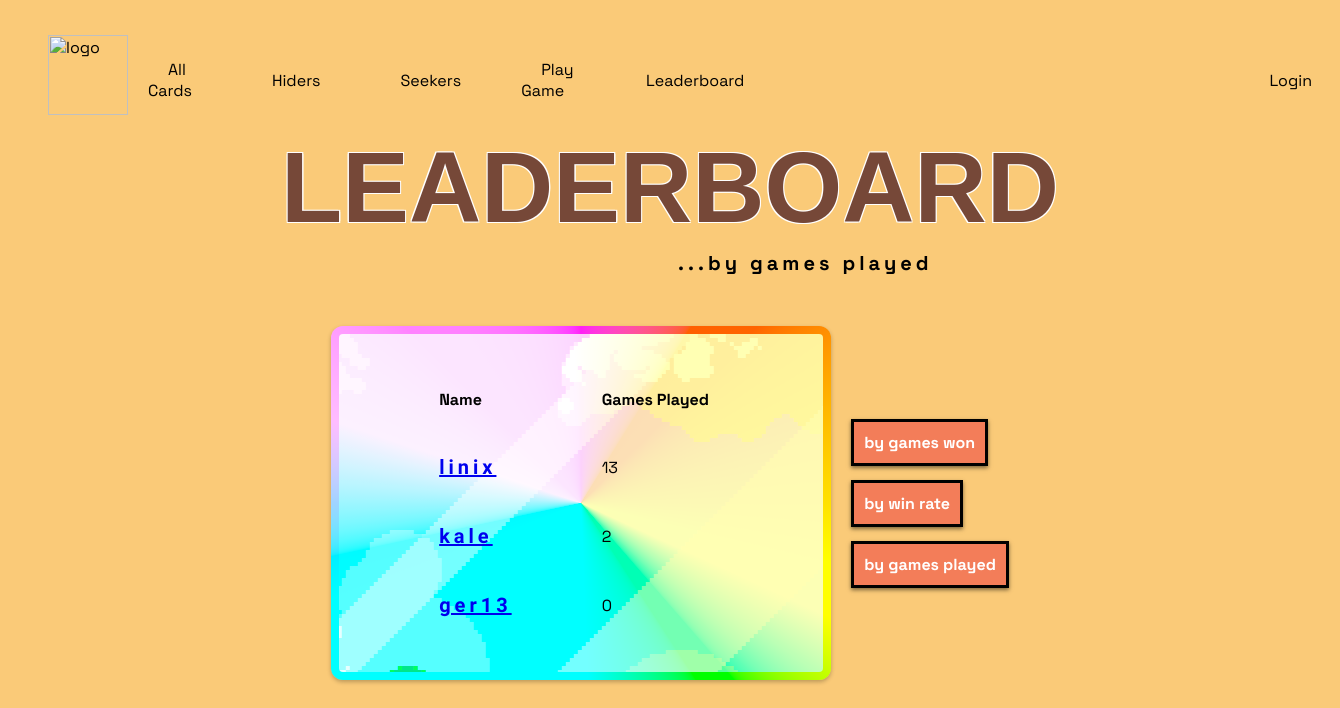
Before: /leaderboard_by_games_played/ with the older database file.
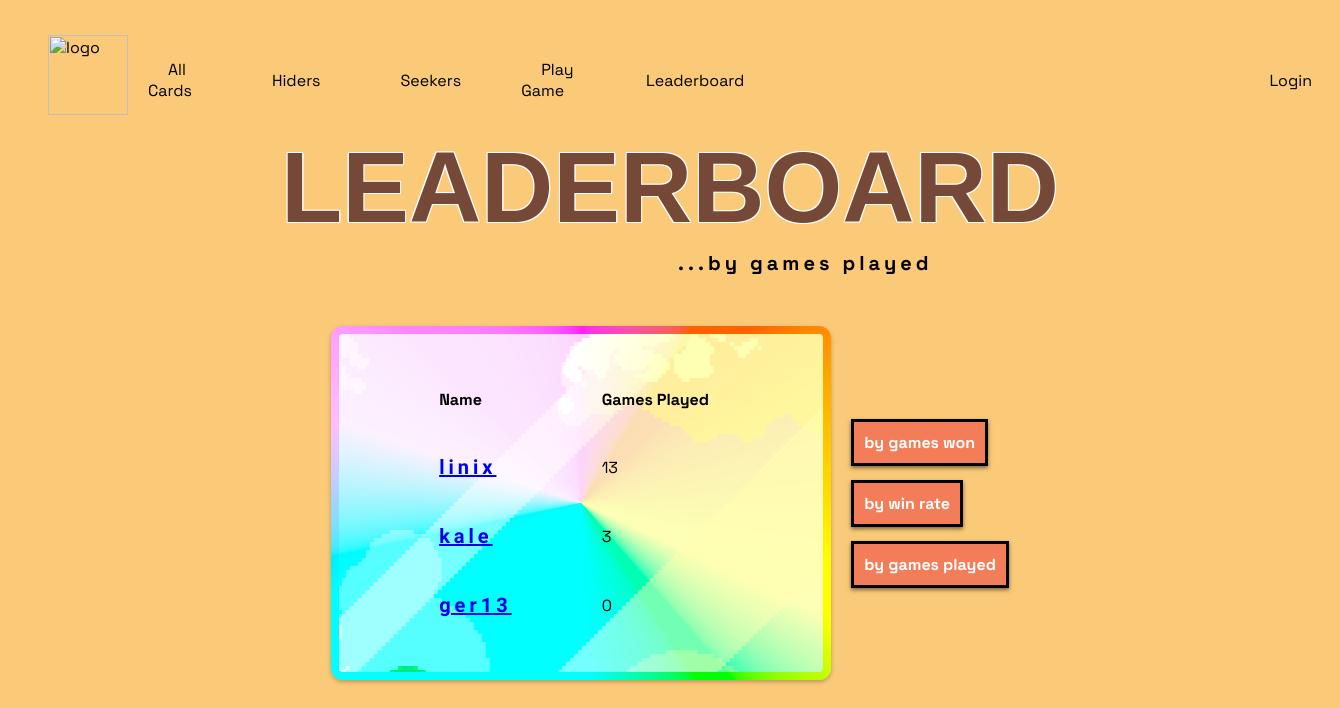
After: the same page with the newer database file.
### game/models.py (models this page shows, shortened)
class Profile(models.Model):
    username = models.CharField(max_length=120)
    email = models.EmailField()
    games_played = models.IntegerField(default=0)
    games_won = models.IntegerField(default=0)
    favorite_card = models.ForeignKey('Card', on_delete=models.SET_NULL, null=True, blank=True)
    user = models.OneToOneField(User, on_delete=models.CASCADE)

### game/views.py (the view)
# urls.py: path(r'leaderboard_by_games_played/', views.LeaderboardByGamesPlayedView.as_view(), name='leaderboard_by_games_played'), # page for showing the leaderboard
class LeaderboardByGamesPlayedView(ListView):
    model = Profile
    template_name = 'game/leaderboard_by_games_played.html'
    context_object_name = 'profiles'
    def get_queryset(self):
        return Profile.objects.order_by('-games_played')

### game/templates/game/leaderboard_by_games_played.html
{% extends 'game/base.html' %}
{% block content %}
    <h1>LEADERBOARD</h1>
    <p class="leaderboard-subtitle">...by games played</p>
    <div class="leaderboard-table-container">
        <table class="leaderboard-table">
            <tr>
                <th>Name</th>
                <th>Games Played</th>
            </tr>
            {% for profile in profiles %}
                <tr>
                    <td class="table-fields"><a href="{% url 'show_profile' profile.pk %}">{{ profile.user.username }}</a></td>
                    <td class="table-results">{{ profile.games_played }}</td>
                </tr>
            {% endfor %}
        </table>
        <div class="leaderboard-buttons-container">
            <div>
                <a class='click-button' href="{% url 'leaderboard_by_games_won' %}">by games won</a>
            </div>
            <div>
                <a class='click-button' href="{% url 'leaderboard_by_win_rate' %}">by win rate</a>
            </div>
            <div>
                <a class='click-button' href="{% url 'leaderboard_by_games_played' %}">by games played</a>
            </div>
        </div>
    </div>
{% endblock %}

### game/templates/game/base.html (shortened to what this page needs)
{% load static %}
<html>
    <head>
        <link rel="stylesheet" href="{% static 'style.css' %}">
    </head>
    <body>
        <header>
            <nav>
                <a href="{% url 'main' %}"><img src="{% static 'images/logo2.gif' %}" alt="logo"></a>
                <li><a href="{% url 'show_all_cards' %}">All Cards</a></li>
                <li><a href="{% url 'show_all_hiders' %}">Hiders</a></li>
                <li><a href="{% url 'show_all_seekers' %}">Seekers</a></li>
                <li><a href="{% url 'create_game' %}">Play Game</a></li>
                <li><a href="{% url 'leaderboard_by_games_won' %}">Leaderboard</a></li>
                {% if user.is_authenticated %}
                    <a class="profile-header" href="{% url 'show_profile' user.profile.pk %}">Profile</a>
                {% else %}
                    <a class="profile-header" href="{% url 'login' %}">Login</a>
                {% endif %}
            </nav>
        </header>
        {% block content %}
        {% endblock %}
    </body>
</html>

### static/style.css (style rules this page uses)
body { margin-top: 25px; font-family: 'Space Grotesk', sans-serif; padding: 0px; background-color: #faca78; }
header { display: flex; align-items: center; }
header * { display: inline; color: black; text-decoration: none; }
header img { height: 80px; width: auto; margin-right: -20px; }
nav { display: flex; align-items: center; }
nav * { margin: 20px; margin-top: 0px; }
nav img { margin-top: 10px; }
.profile-header { margin-left: 485px; }
h1 { font-family: 'Rocher', sans-serif; text-align: center; font-size: 100px; margin-top: -25px; margin-bottom: -15px; color: #764838; text-shadow: 1.1px 1.1px 0px white, -1.1px 1.1px 0px white, 1.1px -1.1px 0px white, -1.1px -1.1px 0px white; }
.search-table td, th { padding-bottom: 20px; text-align: left; }
.table-fields { font-family: "DotGothic16", sans-serif; font-weight: 900; font-size: 20px; letter-spacing: .2em; }
.click-button { color: white; cursor: pointer; text-decoration: none; font-weight: bold; border: 3px solid black; background-color: #f37d59; padding: 10px; transition: 1s ease; box-shadow: 0px 2px 4px hsl(0 0% 0%/ 50%); }
.leaderboard-subtitle { font-weight: 900; font-size: 20px; letter-spacing: .2em; margin-left: 50vw; }
.leaderboard-table-container { display: flex; flex-direction: row; align-items: center; justify-content: center; gap: 20px; padding-left: 150px; padding-right: 150px; margin-top: 50px; }
.leaderboard-table { padding: 10px; padding-top: 30px; padding-bottom: 30px; padding-left: 30px; padding-right: 0px; width: 500px; border-collapse: separate; border-spacing: 50px 5px; --border-angle: 0deg; border-radius: 12px; display: flex; justify-content: space-between; align-items: left; box-shadow: 0px 2px 4px hsl(0 0% 0% / 25%); border: 0.5rem solid transparent; position: relative; background: url('images/background12.png') 70% 0% padding-box, conic-gradient( from var(--border-angle), oklch(100% 100% 0deg), oklch(100% 100% 45deg), oklch(100% 100% 90deg), oklch(100% 100% 135deg), oklch(100% 100% 180deg), oklch(100% 100% 225deg), oklch(100% 100% 270deg), oklch(100% 100% 315deg), oklch(100% 100% 360deg) ) border-box; background-blend-mode: hard-light; }
.leaderboard-table td, th { padding: 20px; }
.leaderboard-buttons-container { display: flex; flex-direction: column; align-items: top; gap: 40px; }

Changed rows visible on the page:
changed Profile "kale": games_played "2" → "3"
